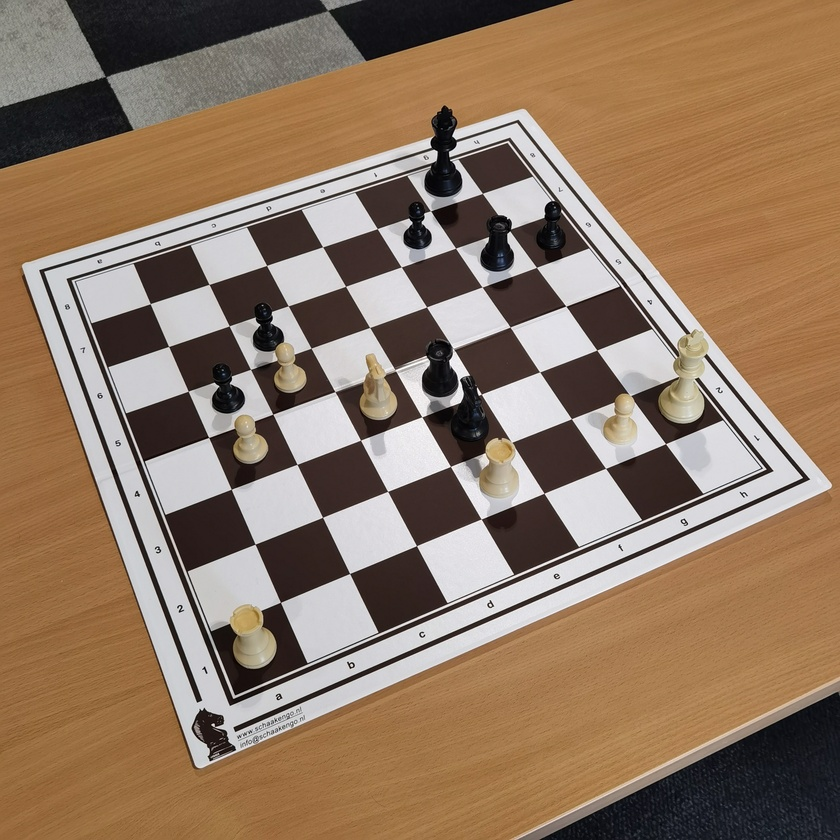
#> input picture images/1.jpg, 840 x 840 px, shrunk from 3072 x 3072 before the run, found by its file name
$ python -i test2.py   (imports and definitions only)   (older library calls are emulated)
#> lines starting #> are read from the running program, lines starting #| are printed output that depends on the picture; after the words box and inside, x2 and y2 are one past the last pixel; in counts of white or black regions, pixels touching at a corner belong together
import cv2
import numpy as np
import json
import os

# Directories
imagesDir = './VC_2425_Project_public/'
outputDir = './output_chessboard/'
# [1 line not run here, left out]


# Load image paths from JSON
def json_to_path(json_file):
    path_list = []
    with open(json_file, 'r') as f:
        data = json.load(f)
        for row in data["images"]:
            path_list.append(row["path"])
    return path_list


# Find the chessboard table in the image
def detect_chess_table(img_path):
#> called with img_path = 'images/1.jpg'
    img = cv2.imread(os.path.join(imagesDir, img_path))
#> img is the input picture: shape (840, 840, 3); mean B, G, R 99.6, 120.4, 144.5
    gray = cv2.cvtColor(img, cv2.COLOR_BGR2GRAY)
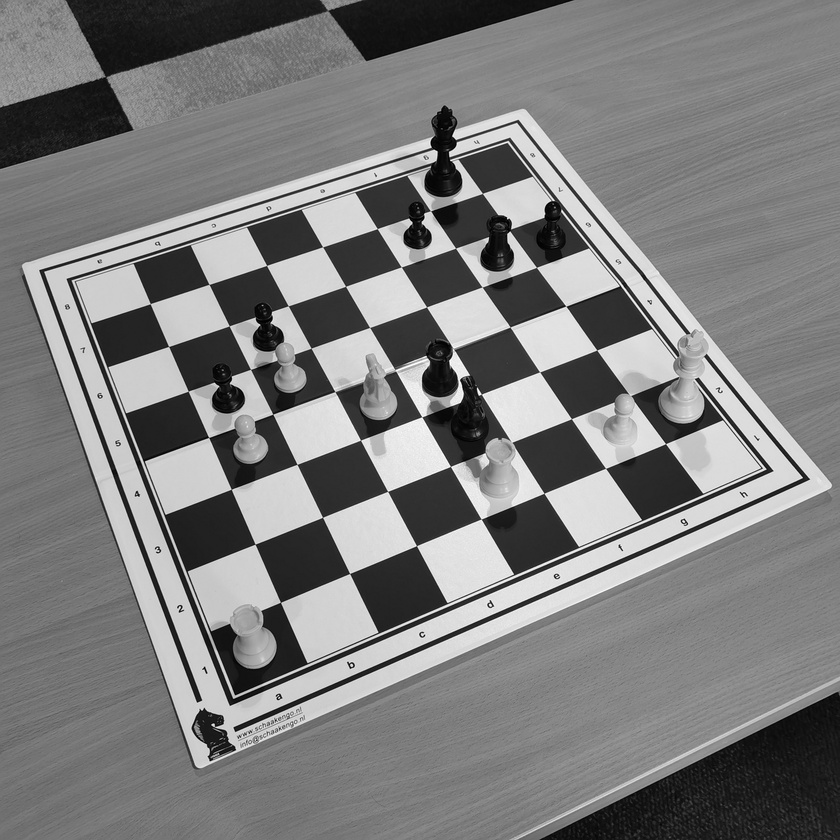
#> gray: shape (840, 840); min 0, max 255, mean 125.2

    # Apply Gaussian blur
    blurred = cv2.GaussianBlur(gray, (5, 5), 0)

    # Use adaptive thresholding
    thresh = cv2.adaptiveThreshold(blurred, 255, cv2.ADAPTIVE_THRESH_GAUSSIAN_C,
                                   cv2.THRESH_BINARY, 11, 2)
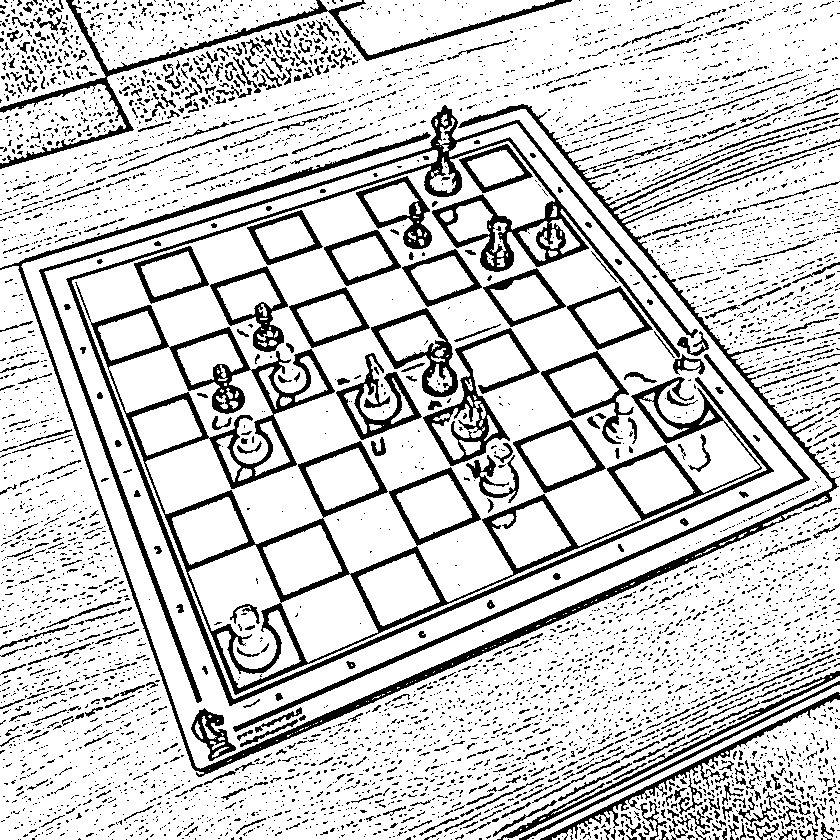
#> thresh: shape (840, 840); 80.7% white; 5603 black regions (5044 under 20 px), largest, box (x1, y1, x2, y2) and area: (75, 282, 762, 695) 20501, (39, 105, 774, 706) 17248, (0, 104, 840, 777) 13617

    # Detect edges
    edges = cv2.Canny(thresh, 50, 150)
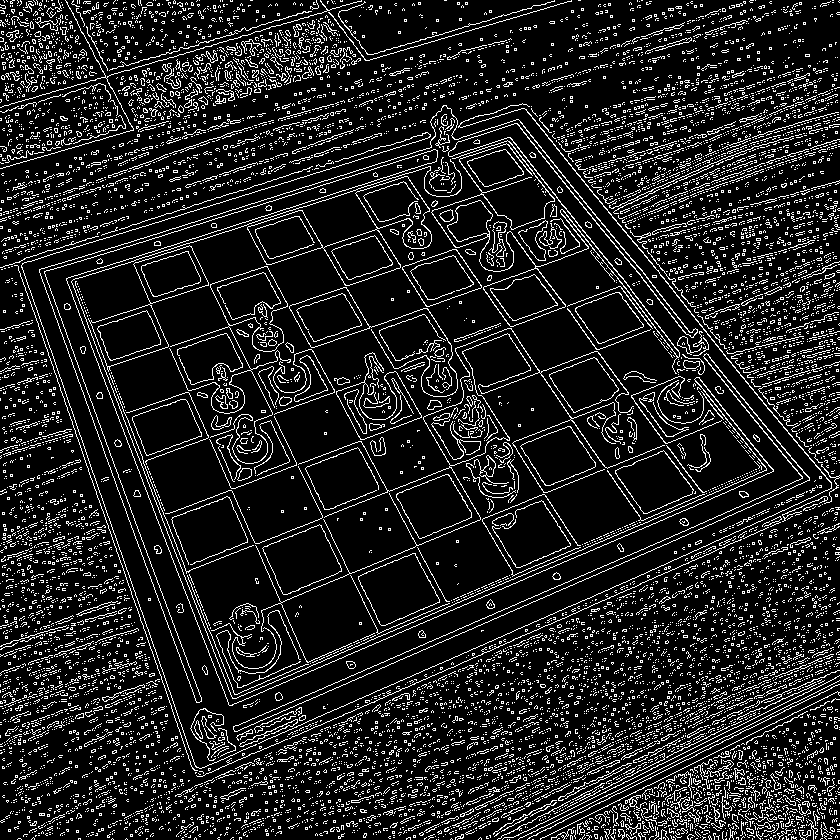
#> edges: shape (840, 840); 13.2% white in thin lines or dots

    # Find contours
    contours, _ = cv2.findContours(edges, cv2.RETR_EXTERNAL, cv2.CHAIN_APPROX_SIMPLE)
#> contours = 11153 contours, 11035 with area under 20; largest, box (x1, y1, x2, y2) and area: (247, 176, 432, 286) 7947, (88, 245, 209, 372) 5577, (255, 328, 665, 663) 4819, (39, 105, 774, 706) 4630, (233, 353, 810, 732) 3758

    max_area = 0
    chessboard_contour = None

    # Find the largest quadrilateral
    for contour in contours:
        epsilon = 0.02 * cv2.arcLength(contour, True)
        approx = cv2.approxPolyDP(contour, epsilon, True)

        if len(approx) == 4:  # Ensuring it's a quadrilateral
            area = cv2.contourArea(approx)
            if area > max_area:
                max_area = area
                chessboard_contour = approx
#> this loop made 11153 passes
#> (epsilon, approx) on passes 1 to 3: (0, [[806, 839]]), (0, [[800, 839]]), (0, [[768, 839]])
#> after the loop, chessboard_contour = [[415, 553], [358, 576], [381, 625], [439, 602]]; max_area = 3358

    if chessboard_contour is not None:
        return img, chessboard_contour
    else:
        return img, None


# Crop the chessboard (No Warping)
def crop_chess_table(img_path):
    img, chessboard_contour = detect_chess_table(img_path)
#> chessboard_contour = [[415, 553], [358, 576], [381, 625], [439, 602]]

    if chessboard_contour is None:
        print(f"No chessboard detected in {img_path}")
        return None

    # Get bounding rectangle
    x, y, w, h = cv2.boundingRect(chessboard_contour)
#> x = 358; y = 553; w = 82; h = 73

    # Crop image
    chessboard_cropped = img[y:y+h, x:x+w]
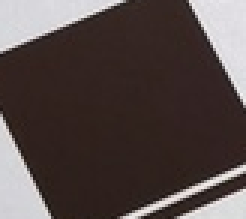
#> chessboard_cropped: shape (73, 82, 3) (shown 3 times larger); mean B, G, R 71.9, 73.8, 85.3

    # Save the cropped chessboard
    output_path = os.path.join(outputDir, f"{os.path.basename(img_path)}_cropped.jpg")
    cv2.imwrite(output_path, chessboard_cropped)
    print(f"Saved cropped chessboard: {output_path}")

    return chessboard_cropped


# Hough Transform for Line Detection
def find_chessboard_lines(image_path):
    print("Processing image:", image_path)
    image = cv2.imread(os.path.join(imagesDir, image_path))
    gray = cv2.cvtColor(image, cv2.COLOR_BGR2GRAY)
    blurred = cv2.GaussianBlur(gray, (5, 5), 0)

    # Sobel and Canny
    sobelx = cv2.Sobel(blurred, cv2.CV_64F, 1, 0, ksize=3)
    sobely = cv2.Sobel(blurred, cv2.CV_64F, 0, 1, ksize=3)
    sobel_combined = cv2.magnitude(sobelx, sobely)
    _, binary = cv2.threshold(sobel_combined, 50, 255, cv2.THRESH_BINARY)
    edges = cv2.Canny(np.uint8(binary), 50, 150)

    # Hough Line Transform
    lines = cv2.HoughLinesP(edges, 1, np.pi/180, threshold=100, minLineLength=100, maxLineGap=50)
    line_img = image.copy()

    if lines is not None:
        for line in lines:
            x1, y1, x2, y2 = line[0]
            cv2.line(line_img, (x1, y1), (x2, y2), (0, 255, 0), 2)

    # Save image with detected lines
    cv2.imwrite(os.path.join(outputDir, f"{os.path.basename(image_path)}_lines.jpg"), line_img)

    return line_img, lines

# Process images
def process_chessboards(json_file):
    paths = json_to_path(json_file)
    for p in paths:
        # crop_chess_table(p)
        find_chessboard_lines(p)

# Run pipeline
test_json_path = os.path.join('./test.json')
# [1 line not run here, left out]

>>> result = crop_chess_table('images/1.jpg')
